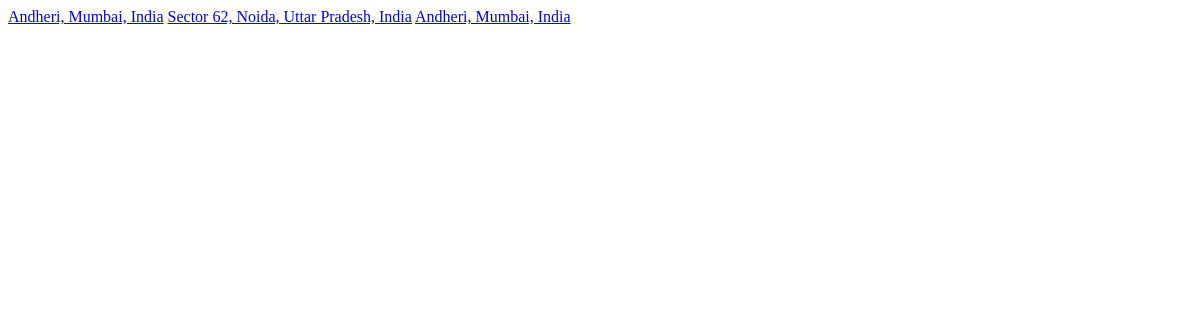
Page / (signed in) on the earlier database version.
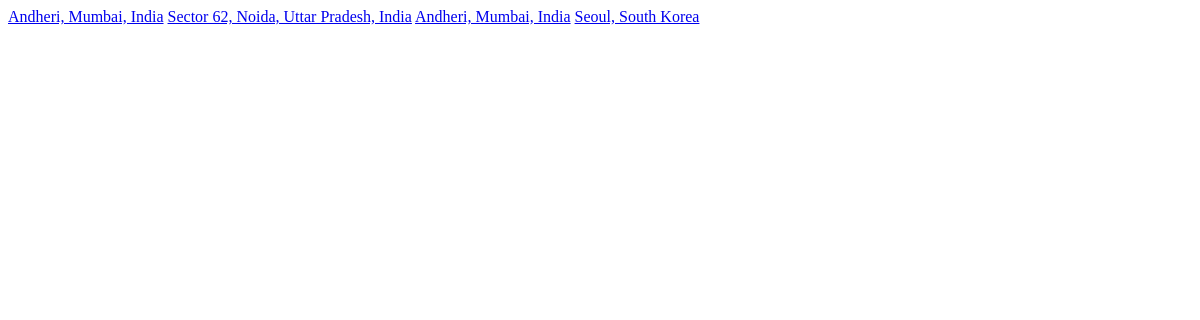
Same page on the later database version.
### ware/models.py (models this page shows)
class warehouse(models.Model):
	user=models.CharField(max_length=200)
	location = models.CharField(max_length=1000)
	cold_rate=models.PositiveSmallIntegerField(default=0 ,null=True)
	hot_rate=models.PositiveSmallIntegerField(default=0 ,null=True)
	mild_rate=models.PositiveSmallIntegerField(default=0 ,null=True)
	severe_rate=models.PositiveSmallIntegerField(default=0 ,null=True)
	cold_total=models.PositiveSmallIntegerField(default=0 ,null=True)
	hot_total=models.PositiveSmallIntegerField(default=0 ,null=True)
	mild_total=models.PositiveSmallIntegerField(default=0 ,null=True)
	severe_total=models.PositiveSmallIntegerField(default=0 ,null=True)
	cold_available=models.PositiveSmallIntegerField(default=0 ,null=True)
	hot_available=models.PositiveSmallIntegerField(default=0 ,null=True)
	mild_available=models.PositiveSmallIntegerField(default=0 ,null=True)
	severe_available=models.PositiveSmallIntegerField(default=0 ,null=True)
	def __str__(self):
		return self.location

### ware/views.py (the view, shortened to what this page needs)
# urls.py: 2. Add a URL to urlpatterns:  url(r'^$', views.home, name='home')
def home(request):
	if request.user.is_authenticated() and Userform.objects.get(user=request.user).flag==1:
		return home2(request)

### ware/views.py (called while the page is built)
def home2(request):
	all_ware=warehouse.objects.filter(user=request.user)
	return render(request,'home2.html',{'all':all_ware})

### ware/templates/home2.html
{% for a in all %}
<a href="{% url 'edit' a.id %}">{{a}}</a>
{% endfor %}

Differences in the rows shown:
added warehouse: location "Seoul, South Korea"
